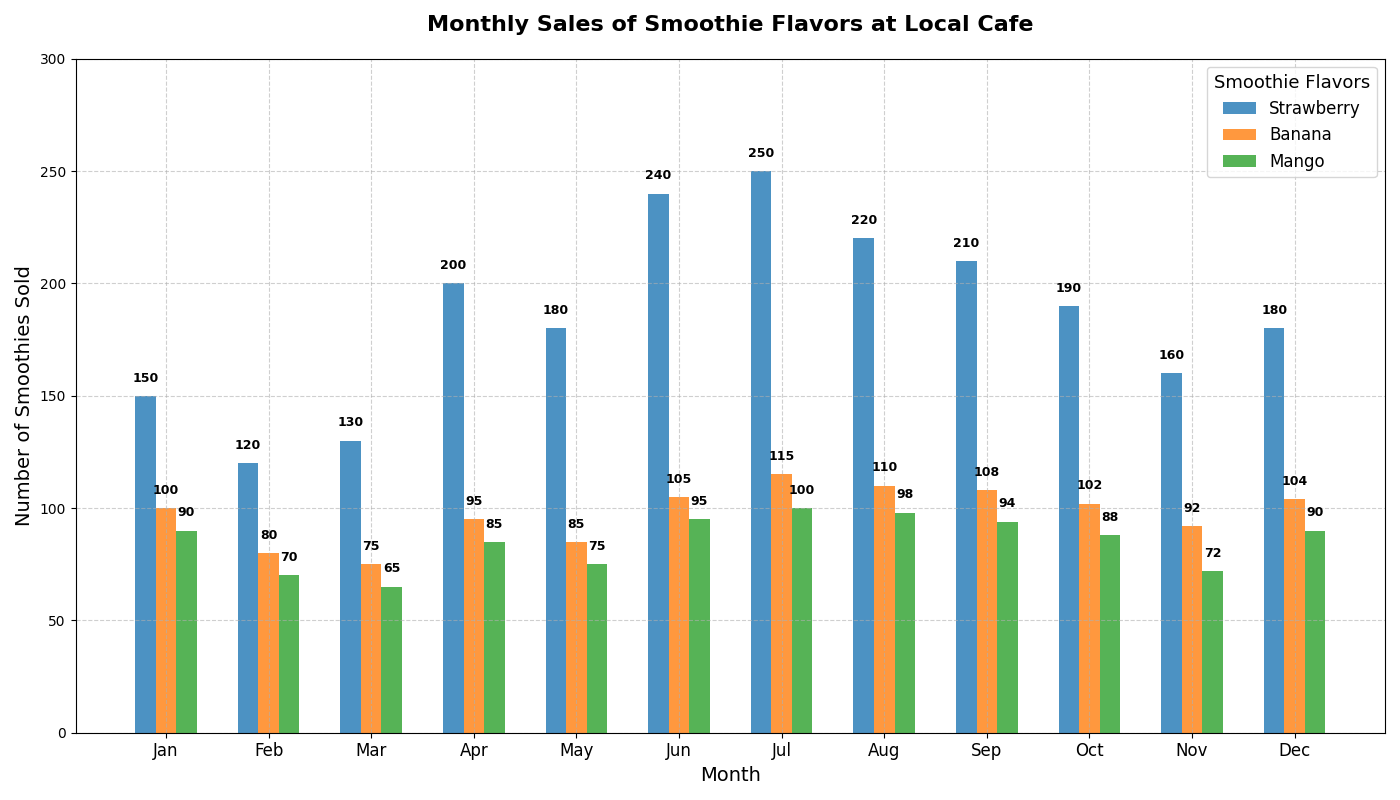

Python code for this plot:
import matplotlib.pyplot as plt
import numpy as np

# Monthly sales for different smoothie flavors (in units)
flavors = ['Strawberry', 'Banana', 'Mango']
sales_data = {
    'Strawberry': [150, 120, 130, 200, 180, 240, 250, 220, 210, 190, 160, 180],
    'Banana': [100, 80, 75, 95, 85, 105, 115, 110, 108, 102, 92, 104],
    'Mango': [90, 70, 65, 85, 75, 95, 100, 98, 94, 88, 72, 90]
}

# Calculate total sales for each flavor
total_sales = {flavor: sum(sales) for flavor, sales in sales_data.items()}

# Sort flavors by total sales in descending order
sorted_flavors = sorted(total_sales, key=total_sales.get, reverse=True)
sorted_sales_data = [sales_data[flavor] for flavor in sorted_flavors]

# Define the months
months = ['Jan', 'Feb', 'Mar', 'Apr', 'May', 'Jun', 'Jul', 'Aug', 'Sep', 'Oct', 'Nov', 'Dec']
months_idx = np.arange(len(months))

# Initialize the figure and axis
fig, ax = plt.subplots(figsize=(14, 8))

# Set bar width
bar_width = 0.2

# Plot bar chart for each sorted smoothie flavor
for i, flavor in enumerate(sorted_flavors):
    ax.bar(months_idx + (i - 1) * bar_width, sorted_sales_data[i], 
           width=bar_width, label=flavor, alpha=0.8)

# Titles and labels
ax.set_title('Monthly Sales of Smoothie Flavors at Local Cafe', fontsize=16, fontweight='bold', pad=20)
ax.set_xlabel('Month', fontsize=14)
ax.set_ylabel('Number of Smoothies Sold', fontsize=14)
ax.set_xticks(months_idx)
ax.set_xticklabels(months, fontsize=12)
ax.legend(title='Smoothie Flavors', fontsize=12, title_fontsize='13')

# Grid and limits
ax.grid(True, linestyle='--', alpha=0.6)
ax.set_ylim(0, 300)

# Add data labels above each bar
for i, sales in enumerate(sorted_sales_data):
    for j, value in enumerate(sales):
        ax.text(j + (i - 1) * bar_width, value + 5, str(value),
                ha='center', va='bottom', fontsize=9, color='black', fontweight='bold')

# Tight layout to adjust padding
plt.tight_layout()

# Show the plot
plt.show()
